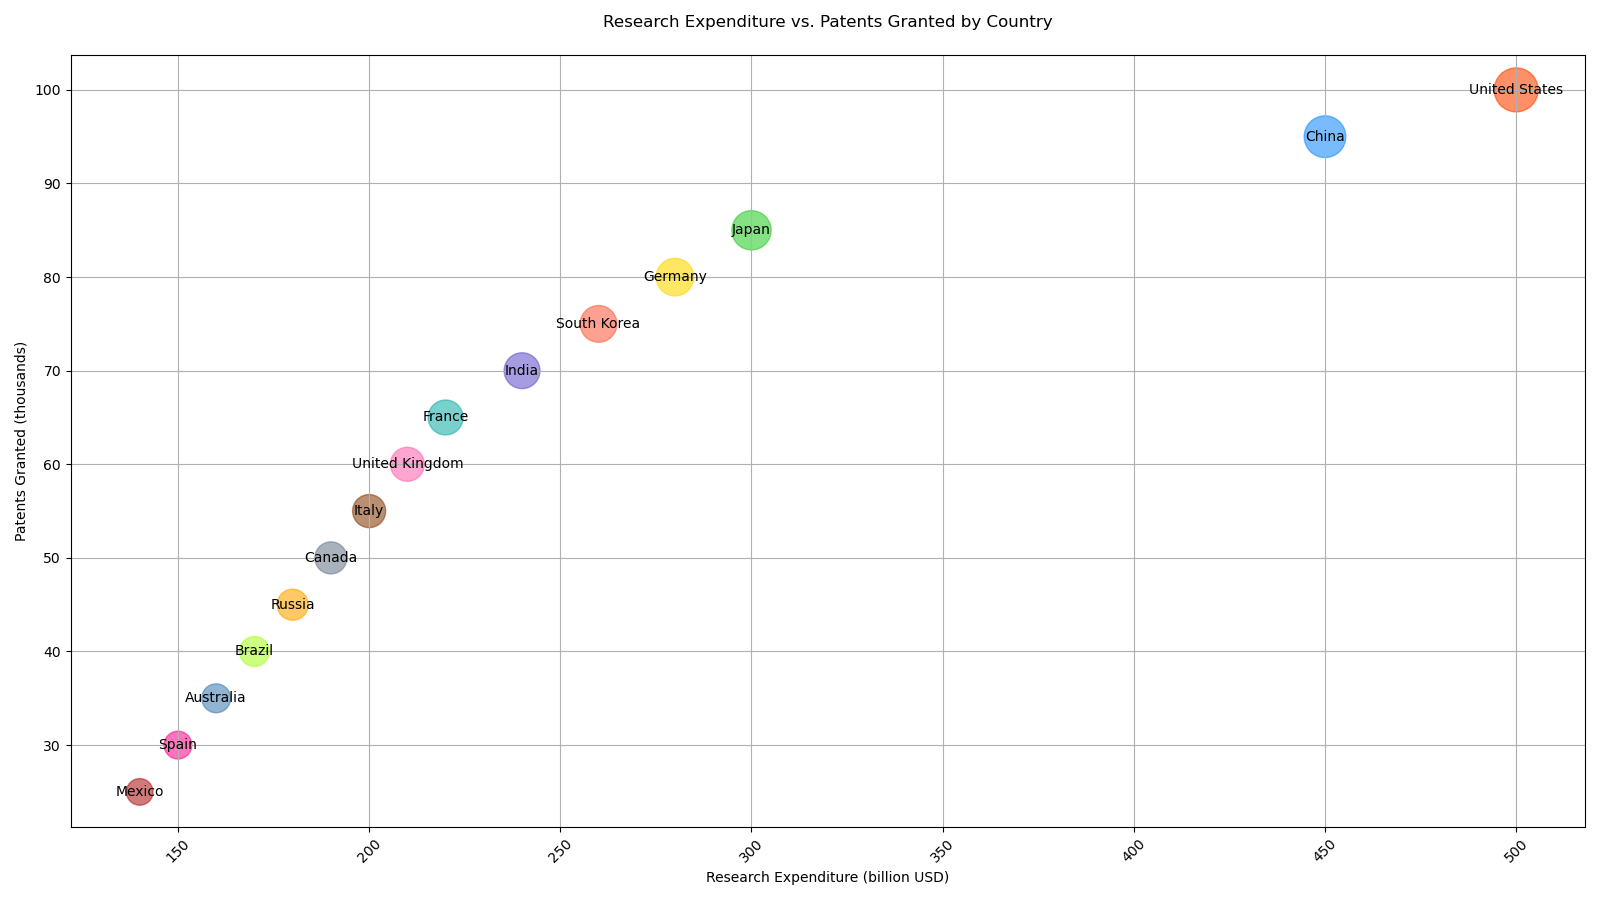

Here is the Python script that generated this plot:

import matplotlib.pyplot as plt

# Data
countries = ['United States', 'China', 'Japan', 'Germany', 'South Korea', 'India', 'France', 'United Kingdom', 
             'Italy', 'Canada', 'Russia', 'Brazil', 'Australia', 'Spain', 'Mexico']
research_expenditure = [500, 450, 300, 280, 260, 240, 220, 210, 200, 190, 180, 170, 160, 150, 140]  # in billion USD
patents_granted = [100, 95, 85, 80, 75, 70, 65, 60, 55, 50, 45, 40, 35, 30, 25]  # number in thousands
researchers = [15, 13.5, 12, 11, 10.5, 10, 9.5, 9, 8.5, 8, 7.5, 7, 6.5, 6, 5.5]  # number in millions

# Normalize the researchers data to use as bubble sizes
max_researchers = max(researchers)
bubble_sizes = [(r / max_researchers) * 1000 for r in researchers]

# Plot
plt.figure(figsize=(16, 9))  # Adjusted width and height of the chart
plt.scatter(research_expenditure, patents_granted, s=bubble_sizes,
            color=['#FF4500', '#1E90FF', '#32CD32', '#FFD700', '#FF6347', '#6A5ACD', '#20B2AA', '#FF69B4', 
                   '#8B4513', '#708090', '#FFA500', '#ADFF2F', '#4682B4', '#FF1493', '#B22222'],
            alpha=0.6)

# Additional Customization
plt.title('Research Expenditure vs. Patents Granted by Country', pad=20)
plt.xlabel('Research Expenditure (billion USD)')
plt.ylabel('Patents Granted (thousands)')
plt.xticks(rotation=45)
plt.grid(True)

# Annotating the country names
for i, country in enumerate(countries):
    plt.text(research_expenditure[i], patents_granted[i], country, ha='center', va='center')

# Show the plot
plt.tight_layout()
plt.show()
